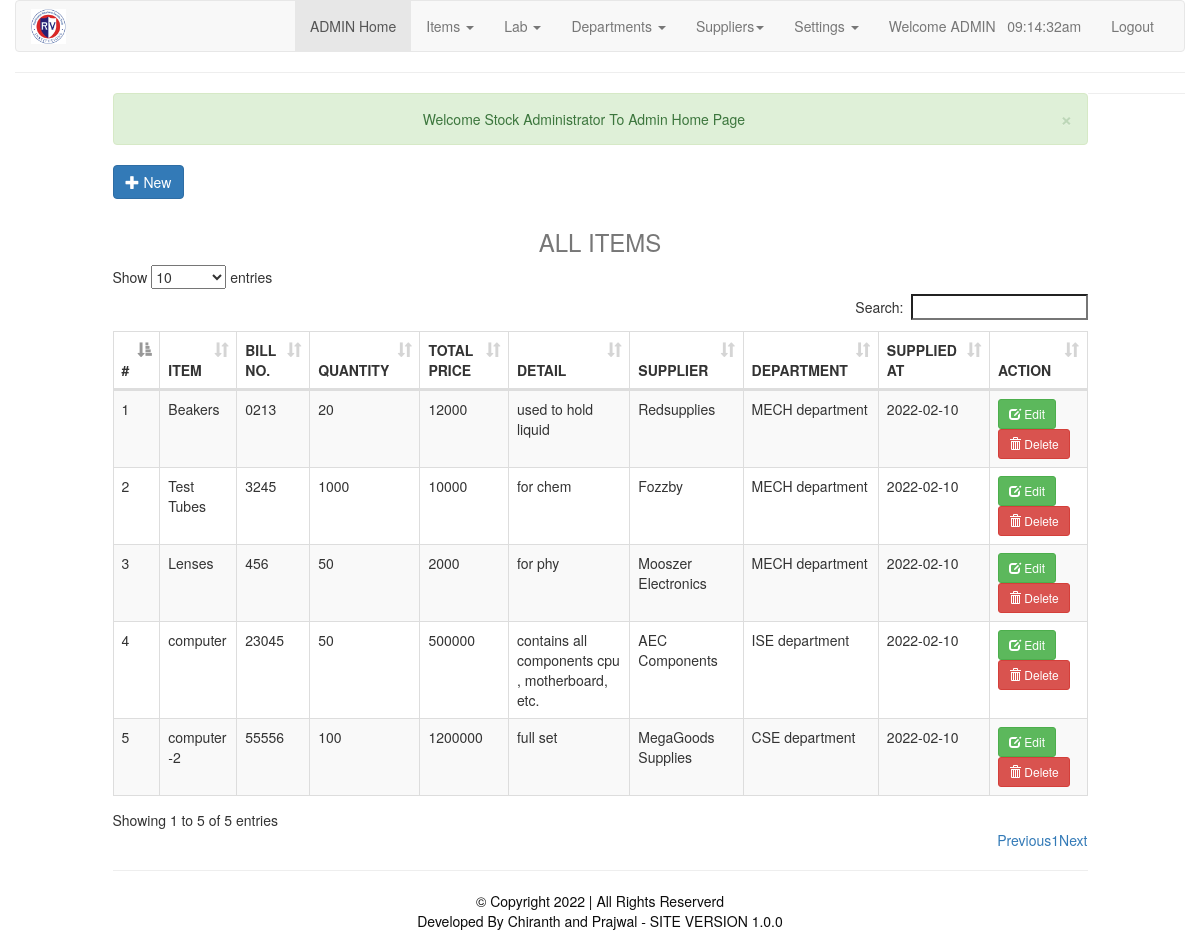
/dept/items.php (signed in), run on the app's committed database.
### tables this page shows
CREATE TABLE `item` (
  `item_id` int(11) NOT NULL,
  `item_name` varchar(30) NOT NULL,
  `item_detail` varchar(255) NOT NULL,
  `bill_no` varchar(30) DEFAULT NULL,
  `supplier_id` int(11) NOT NULL,
  `dept_id` int(11) NOT NULL DEFAULT 1,
  `lab_id` int(11) NOT NULL,
  `stock_id` int(11) NOT NULL,
  `supplied_at` date NOT NULL
);

CREATE TABLE `stock` (
  `stock_id` int(11) NOT NULL,
  `item_id` int(11) NOT NULL,
  `quantity` int(11) NOT NULL,
  `total_price` int(30) NOT NULL,
  `lab_id` int(11) NOT NULL
);

CREATE TABLE `supplier` (
  `supplier_id` int(11) NOT NULL,
  `supplier_name` varchar(30) NOT NULL,
  `supplier_details` varchar(255) NOT NULL,
  `added_at` date NOT NULL
);

CREATE TABLE `department` (
  `dept_id` int(11) NOT NULL,
  `dept_name` varchar(30) NOT NULL,
  `password` varchar(255) NOT NULL,
  `role` int(11) NOT NULL DEFAULT 0,
  `dept_details` varchar(255) NOT NULL,
  `added_at` date DEFAULT NULL
);

### dept/items.php (the view, shortened to what this page needs)
<?php
require_once './includes/header.php';
require_once './includes/admin_nav.php';
?>
    <div class="col-sm-10 col-sm-offset-1">
    <div class="row">
        <?php
        flash();
        ?>
    </div>
    <div class="row">
        <?php
        if($_SESSION['role']== 'admin')
            {
            echo'<a href="#addnew" data-toggle="modal" class="btn btn-primary"><span class="glyphicon glyphicon-plus"></span> New</a>';
            }
        ?>
    </div>
    <div class="" style="height: 10px;">
    </div>
    <div class="row">
    <marquie><h3 class="text-muted text-center">ALL ITEMS</h3></marquie>
       <table id="myTable" class="table table-hover table-bordered table-striped table-responsive">
            <?php
			include_once('db.php');
            $item_current_dept_id = $_SESSION['dept_id'];
            $sql = ($_SESSION['role']=='admin') ? "SELECT * FROM item JOIN department JOIN stock JOIN supplier
                                                 WHERE item.dept_id = department.dept_id
                                                 AND item.supplier_id = supplier.supplier_id
                                                 AND item.item_id = stock.item_id":
                                                   "SELECT * FROM item,department,stock,lab
                                                   WHERE item.dept_id = department.dept_id
                                                   AND item.lab_id = lab.lab_id
                                                   AND item.item_id = stock.item_id
                                                   AND item.dept_id = '".$item_current_dept_id."'"
                                                   ;
            if($_SESSION['role'] == 'admin')
            {
            echo '<thead>
            <tr>
            <th>#</th>
            <th>ITEM</th>
            <th>BILL NO.</th>
            <th>QUANTITY</th>
            <th>TOTAL PRICE</th>
            <th>DETAIL</th>
            <th>SUPPLIER </th>
            <th>DEPARTMENT</th>
            <th>SUPPLIED AT</th>
            <th>ACTION</th>
            </tr>
            </thead>
            <tbody>';
			$query = $conn->query($sql);
			$i = 1;
			while($row = $query->fetch_assoc())
            {
			echo"<tr>
                    <td>".$i."</td>
					<td>".$row['item_name']."</td>
                    <td>".$row['bill_no']."</td>
                    <td>".$row['quantity'] . "</td>
                    <td>".$row['total_price'] . "</td>
					<td>".$row['item_detail']."</td>
					<td>".$row['supplier_name']."</td>
					<td>".$row['dept_name']."</td>
					<td>".$row['supplied_at']."</td>
					<td><a href='#edit_".$row['item_id']."' class='btn btn-success btn-sm' data-toggle='modal'><span class='glyphicon glyphicon-edit'></span> Edit</a>
					<a href='#delete_".$row['item_id']."' class='btn btn-danger btn-sm' data-toggle='modal'><span class='glyphicon glyphicon-trash'></span> Delete</a>
					</td>
				</tr>";
			    $i++;
				include('models/edit_delete_itemModel.php') ;
			}
			?>
        <hr>
    <?php
            }
            ?>
            <hr>
<?php require_once './includes/footer.php'; ?>

### dept/includes/header.php (shortened to what this page needs)
<!doctype html>
<html lang="en">
<head>
    <link rel="stylesheet" href="./assets/bootstrap/css/bootstrap.min.css">
    <link rel="stylesheet" href="../assets/font-awesome-4.7.0/css/font-awesome.min.css">
    <link rel="stylesheet" href="./assets/custom/css/style.css">
    <link rel="stylesheet" href="./assets/plugins/datatables/dataTables.bootstrap.css">
    </head>
<body>
<div class="container-fluid">

### dept/includes/admin_nav.php (shortened to what this page needs)
<nav class="navbar navbar-default">
    <div class="container-fluid">
        <div>
            <a class="navbar-brand" href="#">
                <img alt="SMS" src="./assets/images/logostock.png" style="width:35px; margin-top: -7px;">
            </a>
        </div>
        <div class="collapse navbar-collapse" id="bs-example-navbar-collapse-2">
            <ul class="nav navbar-nav navbar-right">
                <li class="active"><a href="admin_home.php"><?php echo ucwords($_SESSION['dept_name']). ' Home';?><span class="sr-only">(current)</span></a></li>
                <li class="dropdown">
                    <a href="#" class="dropdown-toggle" data-toggle="dropdown" role="button" aria-expanded="false">Items
                        <span class="caret"></span></a>
                </li>
                <li class="dropdown">
                        <a href="#" class="dropdown-toggle" data-toggle="dropdown" role="button" aria-expanded="false">Lab
                        <span class="caret"></span></a>
                        </li>
                <?php
                if($_SESSION['role'] == 'admin')
                {
                   echo '<li class="dropdown">
                        <a href="#" class="dropdown-toggle" data-toggle="dropdown" role="button" aria-expanded="false">Departments
                        <span class="caret"></span></a>
                        <ul class="dropdown-menu" role="menu">
                        <li><a href="departments.php">Department List</a></li>
                        </ul>
                        </li>
                    <li class="dropdown">
                    <a href="#" class="dropdown-toggle" data-toggle="dropdown" role="button" aria-expanded="false">Suppliers<span
                                class="caret"></span></a>
                    <ul class="dropdown-menu" role="menu">
                        <li><a href="./suppliers.php">Suppliers List</a></li>
                    </ul>
                </li>';
                }
                ?>
                <li class="dropdown">
                    <a href="#" class="dropdown-toggle" data-toggle="dropdown" role="button" aria-expanded="false">Settings
                        <span class="caret"></span></a>
                </li>
                <li class="text-success"><a href="./view_profile.php">Welcome <?php echo $_SESSION['dept_name'];  echo '&nbsp;&nbsp; '.date('h:i:sa');?></a></li>
                <li><a href="logout.php">Logout</a></li>
            </ul>
        </div>
    </div>
</nav>
<hr>

### dept/helpers/session_helper.php (shortened to what this page needs)
<?php
function flash()
{
    if(isset($_SESSION['success'])){
        echo"<div class='alert alert-success text-center alert-dismissable'>
						<button class='close'>&times;</button>
						".ucwords($_SESSION['success'])."
					</div>
					";
    }
}

### dept/models/edit_delete_itemModel.php (shortened to what this page needs)
</div>

### dept/includes/footer.php (shortened to what this page needs)
<div class="container-fluid footer">
<footer class="" >
            <p>&copy; Copyright <?php echo date('Y');?> | All Rights Reserverd <br> Developed By Chiranth and Prajwal - SITE VERSION <?php echo APPVERSION;?>
            </p>
 </footer>
</div>
</body>
</html>

### dept/assets/custom/css/style.css (style rules this page uses)
footer { text-align: center; color: #0c0c0c; }

### data on the page
item: item_name "Beakers", bill_no "0213", stock.quantity "20", stock.total_price "12000", item_detail "used to hold liquid", supplier.supplier_name "Redsupplies", dept.dept_name "MECH department", supplied_at "2022-02-10"
item: item_name "Test Tubes", bill_no "3245", stock.quantity "1000", stock.total_price "10000", item_detail "for chem", supplier.supplier_name "Fozzby", dept.dept_name "MECH department", supplied_at "2022-02-10"
item: item_name "Lenses", bill_no "456", stock.quantity "50", stock.total_price "2000", item_detail "for phy", supplier.supplier_name "Mooszer Electronics", dept.dept_name "MECH department", supplied_at "2022-02-10"
item: item_name "computer", bill_no "23045", stock.quantity "50", stock.total_price "500000", item_detail "contains all components cpu , motherboard, etc.", supplier.supplier_name "AEC Components", dept.dept_name "ISE department", supplied_at "2022-02-10"
item: item_name "computer -2", bill_no "55556", stock.quantity "100", stock.total_price "1200000", item_detail "full set", supplier.supplier_name "MegaGoods Supplies", dept.dept_name "CSE department", supplied_at "2022-02-10"

### other printed values
$_SESSION['dept_name'] "ADMIN"
$_SESSION['success'] "Welcome Stock Administrator To Admin Home Page"
APPVERSION "1.0.0"
